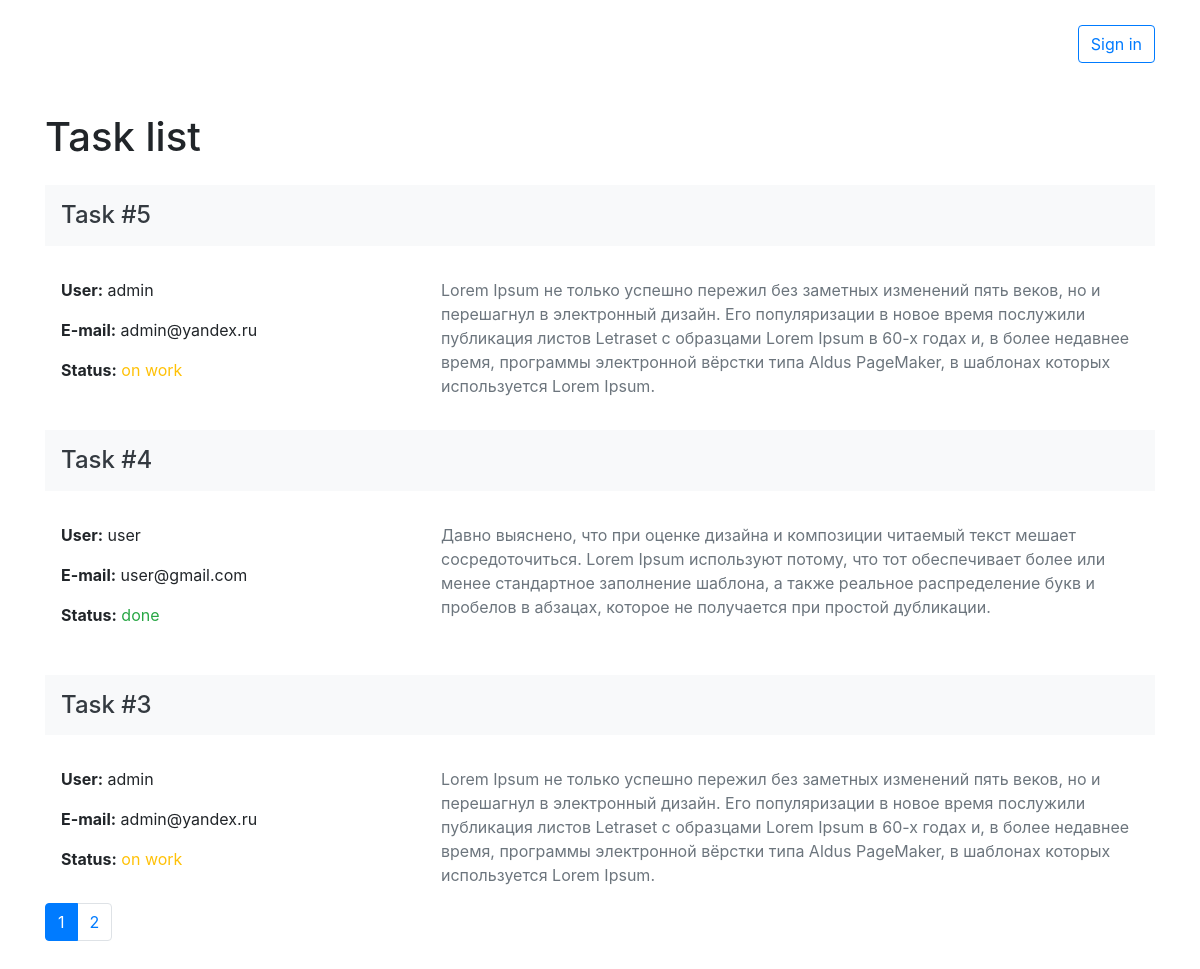
The page / on the database its author committed.
### tables this page shows
CREATE TABLE `task`(
    `id` SMALLINT(4) NOT NULL AUTO_INCREMENT,
    `description` TEXT,
    `userId` SMALLINT(4),
    `status` SMALLINT(1) NOT NULL DEFAULT '1',
    PRIMARY KEY (`id`),
    CONSTRAINT `user_fk` FOREIGN KEY (`userId`) REFERENCES `user` (`id`)
        ON DELETE SET NULL
);

CREATE TABLE IF NOT EXISTS `user`(
    `id` SMALLINT(4) NOT NULL AUTO_INCREMENT,
    `login` VARCHAR(20) NOT NULL UNIQUE,
    `hash` CHAR(32) NOT NULL,
    `email` VARCHAR(60) NOT NULL UNIQUE,
    PRIMARY KEY (`id`)
);

### app/controllers/TaskController.php (called while the page is built, shortened)
<?php
class TaskController extends Controller
{
    public function actionIndex()
    {
        $model = new Task();
        $totalCount = $model->getAllCount();
        $pagination = new Pagination([
            'limit' => 3,
            'total' => $totalCount,
            'query' => 'per-page'
        ]);
        $tasks = $model->joinWith('user', NULL, 'ON task.userId = user.id',
            'task.*, user.login, user.email', 'ORDER BY id DESC',
            $pagination->limit, $pagination->offset);
        $this->render('task/index', [
            'tasks' => $tasks,
            'pagination' => $pagination
        ]);
    }
}

### web/index.php (called while the page is built)
<?php
require_once '../autoload.php';
\Application::createInstance()
    ->setDefaultController('task')
    ->setRouteVar('route')
    ->loadSettings('db')
    ->run();

### autoload.php (called while the page is built, shortened)
<?php
spl_autoload_register(function($class) {
    $baseDir = __DIR__;
    $class = ltrim($class, '\\');
    $classFile = $baseDir . '/' . str_replace('\\', '/', $class) . '.php';
});

### abstractions/Model.php (called while the page is built, shortened)
<?php
abstract class Model extends Base
{
    public $db;
    public $tableName;
    public function __construct() {
        if (is_null($this->tableName)) {
            $this->tableName = $this->getDefaultTableName();
        }
    }
    final public function getAllCount()
    {
        $totalCount = 0;
        if (!is_null($this->db)) {
            $sth = $this->db->prepare('SELECT COUNT(*)'
                . ' AS totalCount FROM ' . $this->tableName);
            $sth->execute();
            $totalCount = $sth->fetch(\PDO::FETCH_ASSOC)['totalCount'];
        }
        return $totalCount;
    }
    final protected function getDefaultTableName()
    {
        return strtolower(basename(str_replace('\\', '/', static::class)));
    }
    final protected function setDb()
    {
        $this->db = is_null($this->db) ? Db::createObject()->db : $this->db;
    }
    public function joinWith($tableWith = '', $joinType = 'LEFT JOIN',
        $condition = '', $columns = '', $orderBy = '', $limit = 10000,
        $offset = 0)
    {
        $result = [];
        $tableWith = is_string($tableWith) ? htmlspecialchars($tableWith) : '';
        $condition = is_string($condition) ? htmlspecialchars($condition) : '';
        $columns = is_string($columns) ? htmlspecialchars($columns) : '';
        $orderBy = is_string($orderBy) ? htmlspecialchars($orderBy) : '';
        switch (strtolower($joinType)) {
            default:
                $joinType = 'left join';
                break;
        }
        $limit = (int) $limit;
        $offset = (int) $offset;
        if (!empty($tableWith) && $limit > 0 && $offset >= 0) {
            if (!is_null($this->db)) {
                $sql = 'SELECT ';
                $sql .= empty($columns) ? '*' : $columns;
                $sql .= ' FROM ' . $this->tableName . ' ' . $joinType;
                $sql .= ' ' . $tableWith;
                $sql .= empty($condition) ? '' : ' ' . $condition;
                $sql .= empty($orderBy) ? '' : ' ' . $orderBy;
                $sql .= ' LIMIT :limit OFFSET :offset';
                $sth = $this->db->prepare($sql);
                $sth->bindValue(':limit', $limit, \PDO::PARAM_INT);
                $sth->bindValue(':offset', $offset, \PDO::PARAM_INT);
                $sth->execute();
                $array = $sth->fetchAll(\PDO::FETCH_ASSOC);
                foreach ($array as $key => $item) {
                    $result[$key] = new $className;
                    $result[$key]->loadFromArray($item);
                }
            }
        }
        return $result;
    }
    public function __destruct()
    {
        $this->db = null;
    }
}

### libs/Db.php (called while the page is built, shortened)
<?php
final class Db
{
    public static $instance;
    public static function createObject()
    {
        if (is_null(static::$instance)) {
            static::$instance = new static;
        }
        return static::$instance;
    }
    private function loadDbSettings()
    {
        $settings = \Application::$app->getOption('db');
        if (!is_null($settings)) {
            if (isset($settings['server']) && isset($settings['host'])
                && isset($settings['name']) && isset($settings['charset'])
                && isset($settings['user']) && isset($settings['password'])) {
                $dsn = "{$settings['server']}:host={$settings['host']};";
                $dsn .= "dbname={$settings['name']};";
                $dsn .= "charset={$settings['charset']}";
                $user = $settings['user'];
                $password = $settings['password'];
                try {
                    $this->db = new \PDO($dsn, $user, $password);
                } catch (\PDOException $e) {
                    $this->db = null;
                }
            }
        }
    }
}

### app/views/task/index.php (the view, shortened to what this page needs)
<div class="content">
  <div class="container">
    <div class="row">
      <div class="col-12">
        <h1>Task list</h1>
      </div>
    </div>
    <div class="row">
      <div class="col-12">
      <?php if (empty($tasks)): ?>
        <p>List tasks is empty.</p>
      <?php else: ?>
        <?php foreach ($tasks as $task): ?>
        <div class="row">
          <div class="col-md-12">
            <div class="bg-light text-dark p-3 my-3 h4">
              Task #<?= $task->id ?>
            </div>
          </div>
        </div>
        <div class="row">
          <div class="col-md-4">
            <div class="p-3">
              <p><strong>User:</strong> <?= $task->login ?></p>
              <p><strong>E-mail:</strong> <?= $task->email ?></p>
              <p><strong>Status:</strong> <?= ((int) $task->status == 0) ? '<span class="text-success">done</span>' : '<span class="text-warning">on work</span>' ?></p>
            </div>
          </div>
          <div class="col-md-8">
            <div class="p-3 text-muted"><?= htmlspecialchars($task->description) ?></div>
          </div>
        </div>
        <?php endforeach; ?>
        <?= $pagination->widget() ?>
      <?php endif; ?>
      </div>
    </div>
  </div>
</div>

### web/frontend/css/style.css (style rules this page uses)
.header, .content { padding: 25px 0; }

### rows shown on the page
task: id "5", userId.login "admin", userId.email "admin@yandex.ru", status "on work", description "Lorem Ipsum не только успешно пережил без заметных изменений пять веков, но и перешагнул в электронный дизайн. Его популяризации в новое время послужили публикация листов Letraset с образцами Lorem Ipsum в 60-х годах и, в более недавнее время, программы электронной вёрстки типа Aldus PageMaker, в шаблонах которых используется Lorem Ipsum."
task: id "4", userId.login "user", userId.email "user@gmail.com", status "done", description "Давно выяснено, что при оценке дизайна и композиции читаемый текст мешает сосредоточиться. Lorem Ipsum используют потому, что тот обеспечивает более или менее стандартное заполнение шаблона, а также реальное распределение букв и пробелов в абзацах, которое не получается при простой дубликации."
task: id "3", userId.login "admin", userId.email "admin@yandex.ru", status "on work", description "Lorem Ipsum не только успешно пережил без заметных изменений пять веков, но и перешагнул в электронный дизайн. Его популяризации в новое время послужили публикация листов Letraset с образцами Lorem Ipsum в 60-х годах и, в более недавнее время, программы электронной вёрстки типа Aldus PageMaker, в шаблонах которых используется Lorem Ipsum."
